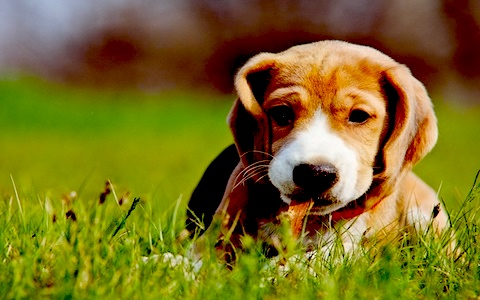
#> input picture images/8.jpg, 480 x 300 px
$ python cache_image_v3.py
#> lines starting #> are read from the running program, lines starting #| are printed output that depends on the picture
from PIL import Image
# POUR CONVERTIR DES DECIMAUX EN BINAIRE ET VICE VERSA ON PEUX SIMPLEMENT UTILISER int() et bin()

im1 = Image.open('images/8.jpg').convert('RGB')
#> im1 is the input picture: PIL image 480x300 RGB; mean R, G, B 122.3, 109.2, 34.3
im2 = Image.open('images/9.jpeg').convert('RGB')
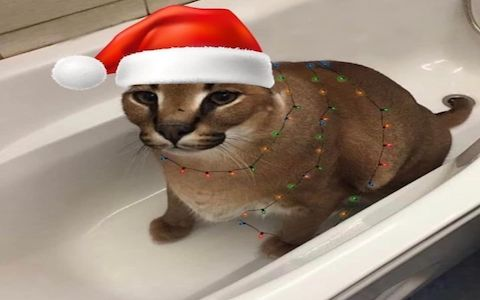
#> input picture images/9.jpeg, 480 x 300 px
#> im2 is the input picture: PIL image 480x300 RGB; mean R, G, B 156.7, 136.5, 122.5


def cache_image(im1,im2):
    '''
    img,img --> img
    cache l'image 2 dans l'image 1 par scetanographie
    '''
    if im2.size[0] > im1.size[0] or im2.size[1] > im1.size[1]:
        raise ValueError('les images sont pas à la meme taille!')
    '''
    if im1.size > im2.size :
        im_final = Image.new('RGB',(im2.width,im2.height))
        im1.resize((im2.width,im2.height))
    else :
        im_final = Image.new('RGB',(im1.width,im1.height))
        im2.resize((im1.width,im1.height))
    '''
    im_final = Image.new('RGB',(im1.width,im1.height))
#> im_final: PIL image 480x300 RGB; every value is 0
    # pour rappel, chaque composante d'un pixel est codée sur 8 bits : de 0 à 255 variantes d'une couleur
    for x in range(im1.width):
        for y in range(im1.height):
            pixel1 = []
            pixel2 = []
            r, v, b = im1.getpixel((x,y))
            r2,v2,b2 = im2.getpixel((x,y))
            # ASSEMBLAGE DES 4 bits de poids fort de chaque pixel

            pixel1 = [bin(r),bin(v),bin(b)]
            pixel2 = [bin(r2),bin(v2),bin(b2)]
            pixel_final = [0,0,0]
            for i in range(3):
                pixel_final[i] = int(pixel1[i][:6]+pixel2[i][2:6],base=0)
                #print('fusion de ' ,pixel1[i][:6], ' . et ',pixel2[i][2:6],'pour donner',pixel_final[i] )

            im_final.putpixel((x,y),tuple(pixel_final))
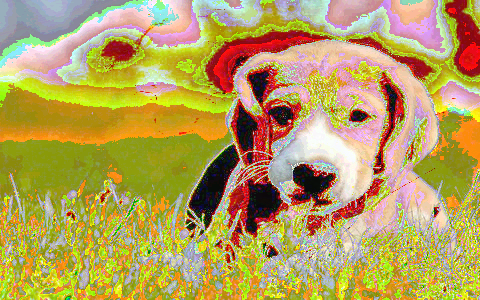
#> im_final: PIL image 480x300 RGB; mean R, G, B 182.3, 160.3, 92.5


    #im_final.save('images/8+7.png')
    im_final.show()

cache_image(im1,im2)
''
